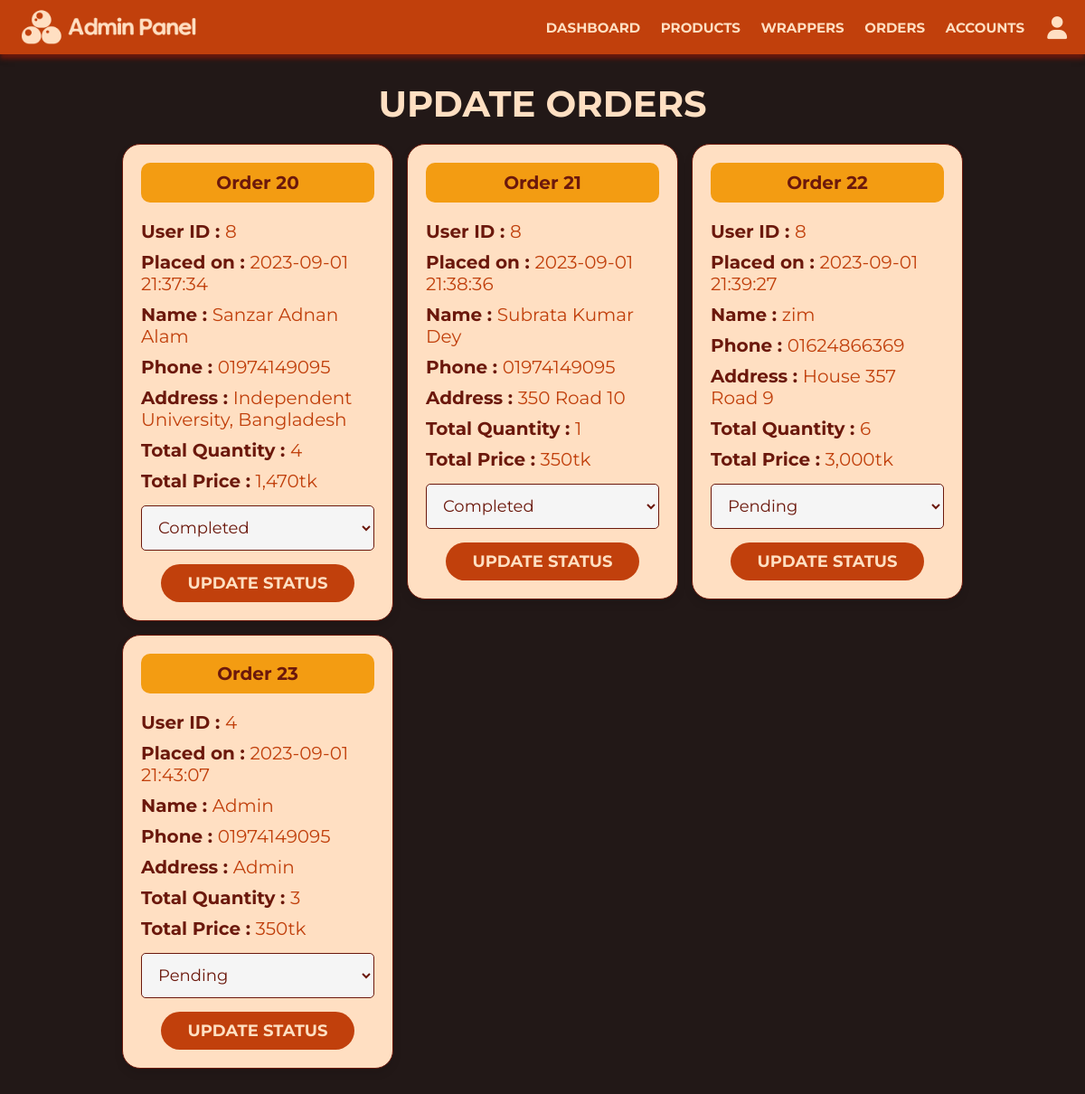
/admin_orders.php (signed in), run on the app's committed database.
### tables this page shows
CREATE TABLE `orders` (
  `orderID` int(12) NOT NULL,
  `userID` int(12) NOT NULL,
  `userName` varchar(30) NOT NULL,
  `address` varchar(100) NOT NULL,
  `phone` varchar(30) NOT NULL,
  `quantity` int(30) NOT NULL,
  `total` int(30) NOT NULL,
  `paystatus` varchar(30) NOT NULL DEFAULT 'Pending',
  `date` datetime NOT NULL DEFAULT current_timestamp()
);

### admin_orders.php (the view, shortened to what this page needs)
<?php
include 'connect.php';
?>
<!DOCTYPE html>
<html lang="en">
<head>
   <link rel="stylesheet" href="https://cdnjs.cloudflare.com/ajax/libs/font-awesome/6.0.0/css/all.min.css">
   <link rel="stylesheet" href="admin_style.css">
</head>
<body>
<?php include 'admin_header.php'; ?>
<section class="orders">
   <h1 class="title">update orders</h1>
   <div class="box-container">
      <?php
      $select_orders = mysqli_query($conn, "SELECT * FROM `orders`") or die('query failed');
      if(mysqli_num_rows($select_orders) > 0){
         while($fetch_orders = mysqli_fetch_assoc($select_orders)){
      ?>
      <div class="box">
         <p class="boxTitle"> Order <?php echo $fetch_orders['orderID']; ?></p>
         <p> User ID : <span><?php echo $fetch_orders['userID']; ?></span> </p>
         <p> Placed on : <span><?php echo $fetch_orders['date']; ?></span> </p>
         <p> Name : <span><?php echo $fetch_orders['userName']; ?></span> </p>
         <p> Phone : <span><?php echo $fetch_orders['phone']; ?></span> </p>
         <p> Address : <span><?php echo $fetch_orders['address']; ?></span> </p>
         <p> Total Quantity : <span><?php echo $fetch_orders['quantity']; ?></span> </p>
         <p> Total Price : <span><?php echo number_format($fetch_orders['total']); ?>tk</span> </p>
         <form action="" method="post">
            <select name="update_payment">
               <option value="" selected disabled><?php echo $fetch_orders['paystatus']; ?></option>
            </select>
            <input type="submit" value="update status" name="update_order" class="option-btn">
         </form>
      </div>
      <?php
         }
      }else{
         echo '<p class="empty">no orders placed yet!</p>';
      }
      ?>
   </div>
</section>
</body>
</html>

### admin_style.css (style rules this page uses)
:root { --purple:#C1400C; --red:#c0392b; --orange:#f39c12; --black:#6B180C; --white:#FFDFC2; --light-color:#6B180C; --light-white:#ccc; --light-bg:#f5f5f5; --border:.1rem solid var(--black); --box-shadow:0 .5rem 1rem rgba(0,0,0,.1); }
* { font-family: 'Montserrat',sans-serif; margin:0; padding:0; box-sizing: border-box; outline: none; border:none; text-decoration: none; transition:all .2s linear; }
html { font-size: 62.5%; overflow-x: hidden; }
body { background-color: #221817; }
section { padding:3rem 2rem; }
.title { text-align: center; margin-bottom: 2rem; text-transform: uppercase; color:#FFDFC2; font-size: 4rem; }
.btn, .option-btn, .delete-btn, .white-btn { display: inline-block; margin-top: 1rem; padding:1rem 3rem; cursor: pointer; color:#FFDFC2; font-size: 1.8rem; border-radius: 5rem; text-transform: uppercase; font-weight: 700; background-color: #D67F12; }
.option-btn { background-color: #C1400C; }
.orders .box-container { display: grid; grid-template-columns: repeat(auto-fit, 30rem); justify-content: center; gap:1.5rem; max-width: 1200px; margin:0 auto; align-items: flex-start; }
.orders .box-container .box { background-color: var(--white); padding:2rem; border:var(--border); box-shadow: var(--box-shadow); border-radius: 2rem; }
.orders .box-container .box p { font-weight: 700; padding-bottom: 1rem; font-size: 2rem; color:var(--light-color); }
.orders .box-container .box p span { font-weight: 400; color:var(--purple); }
.orders .box-container .box form { text-align: center; }
.orders .box-container .box form select { border-radius: .5rem; margin:.5rem 0; width: 100%; background-color: var(--light-bg); border:var(--border); padding:1.2rem 1.4rem; font-size: 1.8rem; color:var(--black); }
.boxTitle { color: #6B180C; text-align: center; font-size: 30px; font-weight: 700; background-color: #f39c12; border-radius: 1rem; padding: 1rem; margin-bottom: 2rem; text-transform: capitalize; }

### data on the page
orders: orderID "20", userID "8", date "2023-09-01 21:37:34", userName "Sanzar Adnan Alam", phone "01974149095", address "Independent University, Bangladesh", quantity "4", total "1,470", update_payment "Completed"
orders: orderID "21", userID "8", date "2023-09-01 21:38:36", userName "Subrata Kumar Dey", phone "01974149095", address "350 Road 10", quantity "1", total "350", update_payment "Completed"
orders: orderID "22", userID "8", date "2023-09-01 21:39:27", userName "zim", phone "01624866369", address "House 357 Road 9", quantity "6", total "3,000", update_payment "Pending"
orders: orderID "23", userID "4", date "2023-09-01 21:43:07", userName "Admin", phone "01974149095", address "Admin", quantity "3", total "350", update_payment "Pending"
